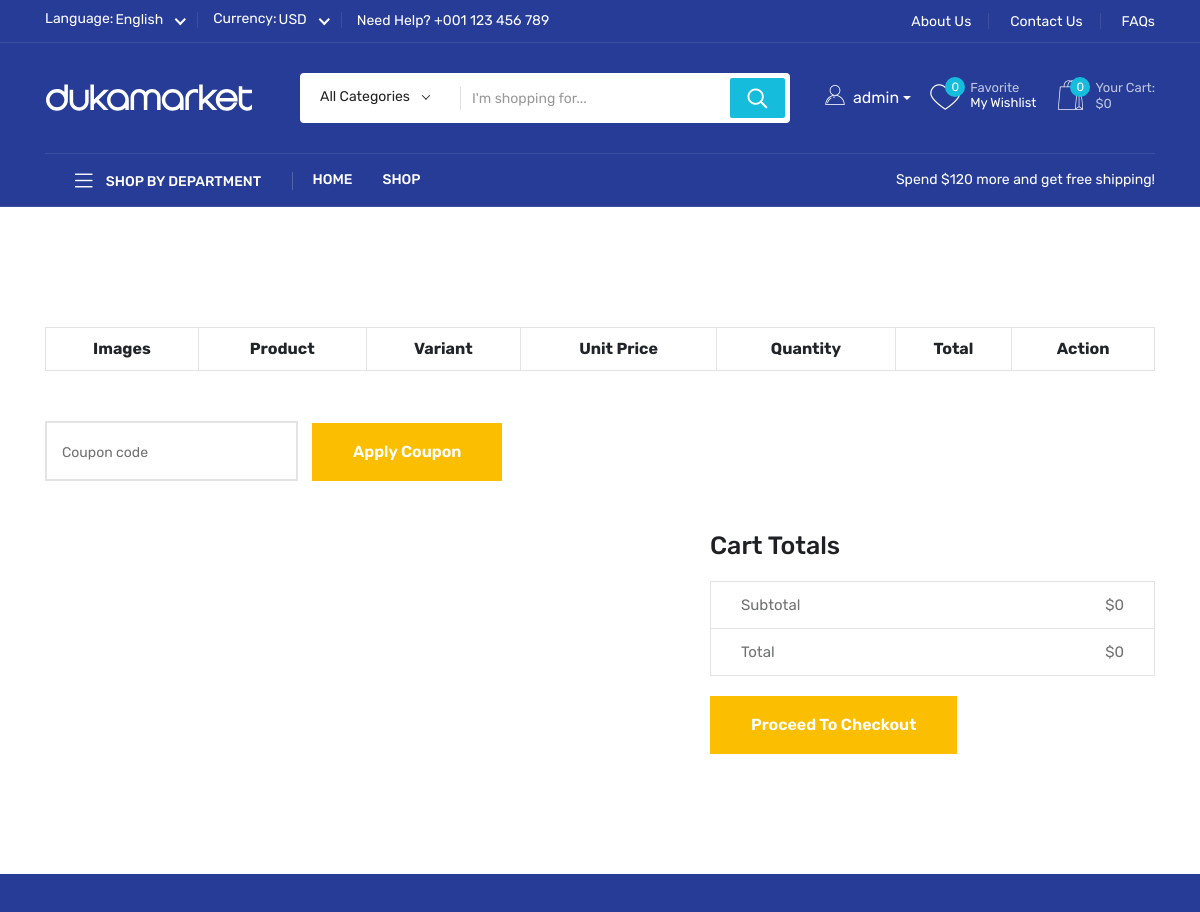
Before: /cart/cart-detail/ (signed in, upper part) with the older database file.
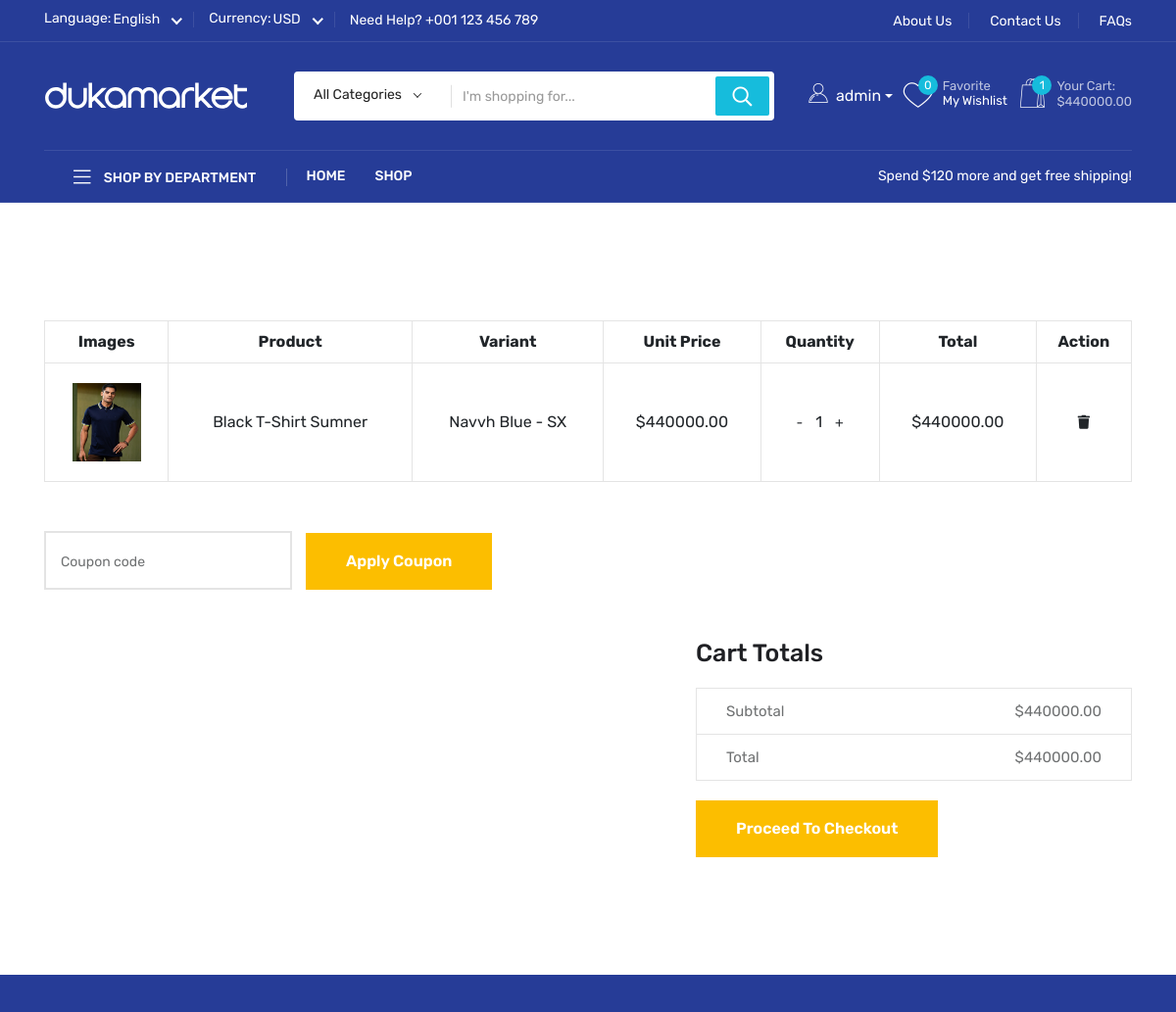
After: the same page with the newer database file.
### cart/models.py (models this page shows, shortened)
class Cart(models.Model):
    user = models.ForeignKey(User, on_delete=models.CASCADE)
    product = models.ForeignKey(Product, on_delete=models.CASCADE)
    variant = models.ForeignKey(ProductVariant, on_delete=models.SET_NULL, null=True, blank=True)
    quantity = models.PositiveIntegerField(default=1)
    coupon = models.ForeignKey(Coupon, on_delete=models.SET_NULL, null=True, blank=True)
    stored_unit_price = models.DecimalField(max_digits=10, decimal_places=2, default=Decimal('0.00'))
    paid = models.BooleanField(default=False)
    created_at = models.DateTimeField(auto_now_add=True)
    updated_at = models.DateTimeField(auto_now=True)
    class Meta:
        ordering = ['id']
        verbose_name_plural = 'Carts'
    @property
    def subtotal(self) -> Decimal:
        return (self.stored_unit_price * self.quantity).quantize(Decimal('0.01'), rounding=ROUND_HALF_UP)

### store/models.py (models this page shows, shortened)
class ImageTagMixin(models.Model):
    class Meta:
        abstract = True

class ProductVariant(ImageTagMixin):
    title = models.CharField(max_length=150, blank=True, null=True)
    product = models.ForeignKey(Product, related_name='variants', on_delete=models.CASCADE)
    color = models.ForeignKey('Color', blank=True, null=True, on_delete=models.SET_NULL)
    size = models.ForeignKey('Size', blank=True, null=True, on_delete=models.SET_NULL)
    image_id = models.PositiveIntegerField(blank=True, null=True, default=0)
    sku = models.CharField(max_length=100, unique=True)
    variant_price = models.DecimalField(max_digits=10, decimal_places=2, default=Decimal('0.00'))
    available_stock = models.PositiveIntegerField(default=0)
    status = models.CharField(max_length=10, choices=STATUS_CHOICES, default='active')
    created_at = models.DateTimeField(auto_now_add=True)
    updated_at = models.DateTimeField(auto_now=True)
    class Meta:
        ordering = ['id']
        verbose_name_plural = '06. Product Variants'
    def get_image(self):
        try:
            image = ImageGallery.objects.get(id=self.image_id, product=self.product)
            if image:
                return image.image
            return None
        except ImageGallery.DoesNotExist:
            return None
    @property
    def image_url(self):
        img = self.get_image()
        if img:
            return img.url
        return None

class Product(ImageTagMixin):
    category = models.ForeignKey(Category, related_name='products', on_delete=models.CASCADE)
    brand = models.ForeignKey(Brand, related_name='products', on_delete=models.CASCADE)
    variant = models.CharField(max_length=150, choices=VARIANTS_TYPE_CHOICES, default='none')
    title = models.CharField(max_length=150, unique=True)
    slug = models.SlugField(max_length=150, unique=True, blank=True, null=True)
    old_price = models.DecimalField(max_digits=10, decimal_places=2, default=Decimal('500000.00'))
    sale_price = models.DecimalField(max_digits=10, decimal_places=2, default=Decimal('400000.00'))
    discount_percent = models.PositiveIntegerField(validators=[MinValueValidator(0), MaxValueValidator(100)], default=20)
    available_stock = models.PositiveIntegerField(validators=[MaxValueValidator(10000)], default=1)
    sold = models.PositiveIntegerField(default=0)
    prev_des = models.TextField(default='N/A')
    add_des = models.TextField(default='N/A')
    short_des = models.TextField(default='N/A')
    long_des = models.TextField(default='N/A')
    keyword = models.TextField(default='N/A')
    description = models.TextField(default='N/A')
    tag = models.CharField(max_length=150, default='N/A')
    deadline = models.DateTimeField(blank=True, null=True)
    is_deadline = models.BooleanField(default=False)
    is_featured = models.BooleanField(default=False)
    status = models.CharField(max_length=10, choices=STATUS_CHOICES, default='active')
    created_at = models.DateTimeField(auto_now_add=True)
    updated_at = models.DateTimeField(auto_now=True)
    class Meta:
        ordering = ['id']
        verbose_name_plural = '05. Products'

class ImageGallery(ImageTagMixin):
    product = models.ForeignKey(Product, related_name='images', on_delete=models.CASCADE)
    image = models.ImageField(upload_to='galleries/%Y/%m/%d/',
                              default='defaults/default.jpg',
                              validators=[validate_image_size])
    status = models.CharField(max_length=10, choices=STATUS_CHOICES, default='active')
    created_at = models.DateTimeField(auto_now_add=True)
    updated_at = models.DateTimeField(auto_now=True)
    class Meta:
        ordering = ['id']
        verbose_name_plural = '07. Image Galleries'

class Color(ImageTagMixin):
    title = models.CharField(max_length=20, unique=True)
    code = models.CharField(max_length=20, unique=True)
    status = models.CharField(max_length=10, choices=STATUS_CHOICES, default='active')
    created_at = models.DateTimeField(auto_now_add=True)
    updated_at = models.DateTimeField(auto_now=True)
    class Meta:
        ordering = ['id']
        verbose_name_plural = '03. Product Colors'

class Size(ImageTagMixin):
    title = models.CharField(max_length=20, unique=True)
    code = models.CharField(max_length=10, unique=True)
    status = models.CharField(max_length=10, choices=STATUS_CHOICES, default='active')
    created_at = models.DateTimeField(auto_now_add=True)
    updated_at = models.DateTimeField(auto_now=True)
    class Meta:
        ordering = ['id']
        verbose_name_plural = '04. Product Sizes'

### cart/views.py (the view)
# urls.py: path("cart-detail/", CartDetailView.as_view(), name="cart-detail"),
@method_decorator(never_cache, name='dispatch')
class CartDetailView(LoginRequiredMixin, generic.View):
    login_url = reverse_lazy('sign-in')
    def get(self, request):
        cart_items = Cart.objects.filter(user=request.user, paid=False).select_related('product','variant')
        total_price = sum([item.subtotal for item in cart_items])
        return render(request, "cart/cart-detail.html", {
            "cart_items": cart_items,
            "total_price": total_price
        })

### cart/context_processors.py (called while the page is built)
def cart_context(request):
    if request.user.is_authenticated:
        cart_items = Cart.objects.filter(user=request.user, paid=False).select_related('product','variant')[:3]
        cart_count = cart_items.count()
        total_price = sum([item.subtotal for item in cart_items])
        return {'cart_items': cart_items, 'total_price': total_price, 'cart_count': cart_count}
    return {'cart_items': [], 'cart_count': 0, 'total_price': 0}

### templates/cart/cart-detail.html (shortened to what the changed rows need)
{% extends "base.html" %}
{% block main_content %}
<main>
    <section class="cart-area pt-120 pb-120">
        <div class="container">
            <div class="row">
                <div class="col-12">
                    <div class="table-content table-responsive">
                        <table class="table">
                            <thead>
                                <tr>
                                    <th>Images</th>
                                    <th>Product</th>
                                    <th>Variant</th>
                                    <th>Unit Price</th>
                                    <th>Quantity</th>
                                    <th>Total</th>
                                    <th>Action</th>
                                </tr>
                            </thead>
                            <tbody>
                                {% if cart_items %}
                                    {% for item in cart_items %}
                                        <tr class="cart-item" data-id="{{ item.id }}">
                                            <td>
                                                <a href="{% url 'product-detail' item.product.slug item.product.id %}">
                                                    <img style="width:70px;height:80px;"
                                                        src="{% if item.variant and item.variant.image_url %}
                                                        {{ item.variant.image_url }}
                                                         {% elif item.product.images.all.0 %}
                                                         {{ item.product.images.all.0.image.url }}
                                                          {% else %}
                                                          /media/defaults/default.jpg
                                                          {% endif %}"
                                                        alt="{{ item.product.title }}">
                                                </a>
                                            </td>
                                            <td>
                                                <a href="{% url 'product-detail' item.product.slug item.product.id %}">
                                                    {{ item.product.title|title }}
                                                </a>
                                            </td>
                                            <td>
                                                {% if item.variant %}
                                                    {{ item.variant.color.title|default:'' }} - {{ item.variant.size.code|default:'' }}
                                                {% else %}
                                                    —
                                                {% endif %}
                                            </td>
                                            <td>${{ item.stored_unit_price }}</td>
                                            <td>
                                                <button class="btn btn-sm qty-btn" data-action="dec">-</button>
                                                <span class="quantity">{{ item.quantity }}</span>
                                                <button class="btn btn-sm qty-btn" data-action="inc">+</button>
                                            </td>
                                            <td>$<span class="subtotal">{{ item.subtotal }}</span></td>
                                            <td>
                                                <button class="btn btn-sm remove-item">
                                                    <i class="fa fa-trash"></i>
                                                </button>
                                            </td>
                                        </tr>
                                    {% endfor %}
                                {% endif %}
                            </tbody>
                        </table>
                    </div>
                    <div class="row justify-content-end">
                        <div class="col-md-5">
                            <div class="cart-page-total">
                                <h2>Cart totals</h2>
                                <ul class="mb-20">
                                    <li>Subtotal <span>$<span id="cart-total">{{ total_price }}</span></span></li>
                                    <li>Total <span>$<span id="grand-total">{{ total_price }}</span></span></li>
                                </ul>
                            </div>
                        </div>
                    </div>
                </div>
            </div>
        </div>
    </section>
</main>
{% endblock main_content %}

### templates/base.html (shortened to what the changed rows need)
{% load static %}
<!doctype html>
<html class="no-js" lang="en">
<head>
    <link rel="stylesheet" href="//cdn.jsdelivr.net/npm/alertifyjs@1.14.0/build/css/alertify.min.css"/>
    <link rel="stylesheet" href="//cdn.jsdelivr.net/npm/alertifyjs@1.14.0/build/css/themes/default.min.css"/>
    <link rel="stylesheet" href="https://cdnjs.cloudflare.com/ajax/libs/font-awesome/7.0.1/css/all.min.css">
    <link rel="stylesheet" href="{% static 'assets/css/preloader.css' %}">
    <link rel="stylesheet" href="{% static 'assets/css/bootstrap.css' %}">
    <link rel="stylesheet" href="{% static 'assets/css/meanmenu.css' %}">
    <link rel="stylesheet" href="{% static 'assets/css/animate.css' %}">
    <link rel="stylesheet" href="{% static 'assets/css/owl-carousel.css' %}">
    <link rel="stylesheet" href="{% static 'assets/css/swiper-bundle.css' %}">
    <link rel="stylesheet" href="{% static 'assets/css/backtotop.css' %}">
    <link rel="stylesheet" href="{% static 'assets/css/magnific-popup.css' %}">
    <link rel="stylesheet" href="{% static 'assets/css/nice-select.css' %}">
    <link rel="stylesheet" href="{% static 'assets/flaticon/flaticon.css' %}">
    <link rel="stylesheet" href="{% static 'assets/css/font-awesome-pro.css' %}">
    <link rel="stylesheet" href="{% static 'assets/css/default.css' %}">
    <link rel="stylesheet" href="{% static 'assets/css/ratings.css' %}">
    <link rel="stylesheet" href="{% static 'assets/css/style.css' %}">
   </head>
   <body>
     <header class="header d-blue-bg">
        <div class="header-mid">
            <div class="container custom-conatiner">
                <div class="heade-mid-inner">
                    <div class="row align-items-center">
                        <div class="col-xl-4 col-lg-5 col-md-8 col-sm-8">
                            <div class="header-action">
                                <div class="block-cart action">
                                    {% if request.user.is_authenticated %}
                                    <a class="icon-link icon-link-2" href="{% url "cart-detail" %}">
                                    <i class="flaticon-shopping-bag"></i>
                                    <span class="count count-2" id="cart-count">{{cart_count}}</span>
                                    <span class="text">
                                        <span class="sub" id="cart-total">Your Cart:</br> ${{total_price}} </span>
                                    </span>
                                    </a>
                                    {% endif %}
                                </div>
                            </div>
                        </div>
                    </div>
                </div>
            </div>
        </div>
     </header>
    {% block main_content %}
    {% endblock main_content %}
</body>
</html>

Changed rows visible on the page:
added Cart: variant.image (picture), product "Black T-Shirt Sumner", variant.color "Navvh Blue", variant.size.code "SX", stored_unit_price "440000.00", quantity "1", subtotal "440000.00"
Other visible differences:
{{ cart_count }}: "0" → "1"
{{ total_price }}: "0" → "440000.00"
